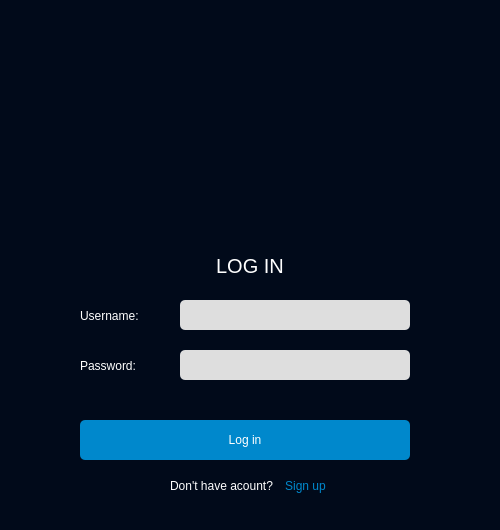
<?xml version="1.0" encoding="UTF-8"?>
<ui version="4.0">
 <class>MainWindow</class>
 <widget class="QMainWindow" name="MainWindow">
  <property name="geometry">
   <rect>
    <x>0</x>
    <y>0</y>
    <width>500</width>
    <height>530</height>
   </rect>
  </property>
  <property name="windowTitle">
   <string>Online Typing</string>
  </property>
  <property name="windowIcon">
   <iconset>
    <normaloff>../img/logo.png</normaloff>../img/logo.png</iconset>
  </property>
  <property name="styleSheet">
   <string notr="true">background-color: #010A1A; border-radius: 5px;</string>
  </property>
  <widget class="QWidget" name="centralwidget">
   <widget class="QLabel" name="photo">
    <property name="geometry">
     <rect>
      <x>125</x>
      <y>0</y>
      <width>250</width>
      <height>250</height>
     </rect>
    </property>
    <property name="text">
     <string/>
    </property>
    <property name="pixmap">
     <pixmap>../img/typing.png</pixmap>
    </property>
    <property name="scaledContents">
     <bool>true</bool>
    </property>
   </widget>
   <widget class="QPushButton" name="btn_close">
    <property name="geometry">
     <rect>
      <x>460</x>
      <y>10</y>
      <width>30</width>
      <height>30</height>
     </rect>
    </property>
    <property name="cursor">
     <cursorShape>PointingHandCursor</cursorShape>
    </property>
    <property name="styleSheet">
     <string notr="true">background:none;</string>
    </property>
    <property name="text">
     <string/>
    </property>
    <property name="icon">
     <iconset>
      <normaloff>../img/close-light.png</normaloff>../img/close-light.png</iconset>
    </property>
    <property name="iconSize">
     <size>
      <width>20</width>
      <height>20</height>
     </size>
    </property>
   </widget>
   <widget class="QPushButton" name="btn_minimze">
    <property name="geometry">
     <rect>
      <x>430</x>
      <y>10</y>
      <width>30</width>
      <height>30</height>
     </rect>
    </property>
    <property name="cursor">
     <cursorShape>PointingHandCursor</cursorShape>
    </property>
    <property name="styleSheet">
     <string notr="true">background:none;</string>
    </property>
    <property name="text">
     <string/>
    </property>
    <property name="icon">
     <iconset>
      <normaloff>../img/minimize-light.png</normaloff>../img/minimize-light.png</iconset>
    </property>
    <property name="iconSize">
     <size>
      <width>20</width>
      <height>20</height>
     </size>
    </property>
   </widget>
   <widget class="QPushButton" name="btn_changemood">
    <property name="geometry">
     <rect>
      <x>400</x>
      <y>13</y>
      <width>30</width>
      <height>30</height>
     </rect>
    </property>
    <property name="cursor">
     <cursorShape>PointingHandCursor</cursorShape>
    </property>
    <property name="styleSheet">
     <string notr="true">background:none;</string>
    </property>
    <property name="text">
     <string/>
    </property>
    <property name="icon">
     <iconset>
      <normaloff>../img/change-theme-light.png</normaloff>../img/change-theme-light.png</iconset>
    </property>
    <property name="iconSize">
     <size>
      <width>20</width>
      <height>20</height>
     </size>
    </property>
   </widget>
   <widget class="QLabel" name="title">
    <property name="geometry">
     <rect>
      <x>0</x>
      <y>250</y>
      <width>500</width>
      <height>31</height>
     </rect>
    </property>
    <property name="font">
     <font>
      <family>Arial</family>
      <pointsize>15</pointsize>
      <weight>50</weight>
      <bold>false</bold>
     </font>
    </property>
    <property name="styleSheet">
     <string notr="true">color: #fff;</string>
    </property>
    <property name="text">
     <string>LOG IN</string>
    </property>
    <property name="alignment">
     <set>Qt::AlignCenter</set>
    </property>
   </widget>
   <widget class="QLabel" name="usernamelb">
    <property name="geometry">
     <rect>
      <x>80</x>
      <y>300</y>
      <width>100</width>
      <height>31</height>
     </rect>
    </property>
    <property name="font">
     <font>
      <family>Arial</family>
      <pointsize>9</pointsize>
      <weight>50</weight>
      <bold>false</bold>
     </font>
    </property>
    <property name="styleSheet">
     <string notr="true">color: #fff;</string>
    </property>
    <property name="text">
     <string>Username:</string>
    </property>
    <property name="alignment">
     <set>Qt::AlignLeading|Qt::AlignLeft|Qt::AlignVCenter</set>
    </property>
   </widget>
   <widget class="QLabel" name="passlb">
    <property name="geometry">
     <rect>
      <x>80</x>
      <y>350</y>
      <width>100</width>
      <height>31</height>
     </rect>
    </property>
    <property name="font">
     <font>
      <family>Arial</family>
      <pointsize>9</pointsize>
      <weight>50</weight>
      <bold>false</bold>
     </font>
    </property>
    <property name="styleSheet">
     <string notr="true">color: #fff;</string>
    </property>
    <property name="text">
     <string>Password:</string>
    </property>
    <property name="alignment">
     <set>Qt::AlignLeading|Qt::AlignLeft|Qt::AlignVCenter</set>
    </property>
   </widget>
   <widget class="QLineEdit" name="username_en">
    <property name="geometry">
     <rect>
      <x>180</x>
      <y>300</y>
      <width>230</width>
      <height>30</height>
     </rect>
    </property>
    <property name="font">
     <font>
      <family>Arial</family>
      <pointsize>9</pointsize>
     </font>
    </property>
    <property name="styleSheet">
     <string notr="true">background-color: #DEDEDE;color: #010A1A;</string>
    </property>
   </widget>
   <widget class="QLineEdit" name="password_en">
    <property name="geometry">
     <rect>
      <x>180</x>
      <y>350</y>
      <width>230</width>
      <height>30</height>
     </rect>
    </property>
    <property name="font">
     <font>
      <family>Arial</family>
      <pointsize>9</pointsize>
     </font>
    </property>
    <property name="styleSheet">
     <string notr="true">background-color: #DEDEDE;color: #010A1A;</string>
    </property>
   </widget>
   <widget class="QPushButton" name="btn_login">
    <property name="geometry">
     <rect>
      <x>80</x>
      <y>420</y>
      <width>330</width>
      <height>40</height>
     </rect>
    </property>
    <property name="font">
     <font>
      <family>Arial</family>
      <pointsize>9</pointsize>
     </font>
    </property>
    <property name="cursor">
     <cursorShape>PointingHandCursor</cursorShape>
    </property>
    <property name="styleSheet">
     <string notr="true">background-color: #0088CC; color: #fff;</string>
    </property>
    <property name="text">
     <string>Log in</string>
    </property>
   </widget>
   <widget class="QLabel" name="acountlb">
    <property name="geometry">
     <rect>
      <x>170</x>
      <y>470</y>
      <width>111</width>
      <height>31</height>
     </rect>
    </property>
    <property name="font">
     <font>
      <family>Arial</family>
      <pointsize>9</pointsize>
      <weight>50</weight>
      <bold>false</bold>
     </font>
    </property>
    <property name="styleSheet">
     <string notr="true">color: #fff;</string>
    </property>
    <property name="text">
     <string>Don't have acount?</string>
    </property>
    <property name="alignment">
     <set>Qt::AlignLeading|Qt::AlignLeft|Qt::AlignVCenter</set>
    </property>
   </widget>
   <widget class="QPushButton" name="btn_signup">
    <property name="geometry">
     <rect>
      <x>275</x>
      <y>470</y>
      <width>61</width>
      <height>31</height>
     </rect>
    </property>
    <property name="font">
     <font>
      <underline>false</underline>
      <strikeout>false</strikeout>
     </font>
    </property>
    <property name="cursor">
     <cursorShape>PointingHandCursor</cursorShape>
    </property>
    <property name="styleSheet">
     <string notr="true">QPushButton{
background: none; color: #0088CC;  text-decoration: none;
}
QPushButton:hover{
 text-decoration: underline;
}</string>
    </property>
    <property name="text">
     <string>Sign up</string>
    </property>
   </widget>
   <widget class="QLabel" name="alarmlb">
    <property name="geometry">
     <rect>
      <x>80</x>
      <y>390</y>
      <width>330</width>
      <height>20</height>
     </rect>
    </property>
    <property name="font">
     <font>
      <family>Arial</family>
      <pointsize>9</pointsize>
      <weight>50</weight>
      <bold>false</bold>
     </font>
    </property>
    <property name="styleSheet">
     <string notr="true">color: #d1131f;</string>
    </property>
    <property name="text">
     <string/>
    </property>
    <property name="alignment">
     <set>Qt::AlignCenter</set>
    </property>
   </widget>
  </widget>
 </widget>
 <resources/>
 <connections>
  <connection>
   <sender>btn_close</sender>
   <signal>clicked()</signal>
   <receiver>MainWindow</receiver>
   <slot>close()</slot>
   <hints>
    <hint type="sourcelabel">
     <x>474</x>
     <y>24</y>
    </hint>
    <hint type="destinationlabel">
     <x>249</x>
     <y>249</y>
    </hint>
   </hints>
  </connection>
  <connection>
   <sender>btn_minimze</sender>
   <signal>clicked()</signal>
   <receiver>MainWindow</receiver>
   <slot>showMinimized()</slot>
   <hints>
    <hint type="sourcelabel">
     <x>444</x>
     <y>24</y>
    </hint>
    <hint type="destinationlabel">
     <x>249</x>
     <y>249</y>
    </hint>
   </hints>
  </connection>
 </connections>
</ui>
